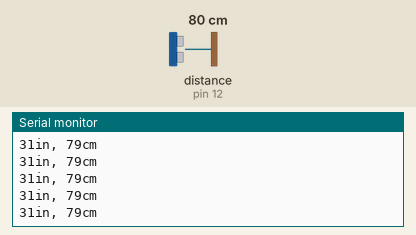
Recording of a sketch running on a simulated Arduino Uno, built with avr-gcc and run on an emulated ATmega328P. Parts: the last lines printed to the serial monitor. Wiring (inferred from the names in the program): ultrasonic range finder: trigger pin 11; echo pin 12. Inputs (shaded band) come from the test bench; at power-on: distance to the obstacle (sensor on pin 12) 80 cm. The echo pulse lasts 58.3 µs per cm.

Above: at 1.2 s.
1.3 s: distance to the obstacle (sensor on pin 12) set to 2 cm
At 1.71 s:
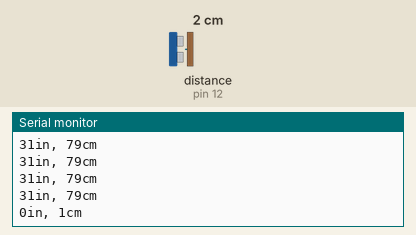
4.3 s: distance to the obstacle (sensor on pin 12) set to 4 cm
At 4.48 s:
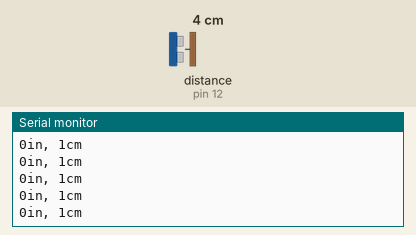
Timing chart, 0 to 7.3 s (numbered marks = the images above; inputs shaded):
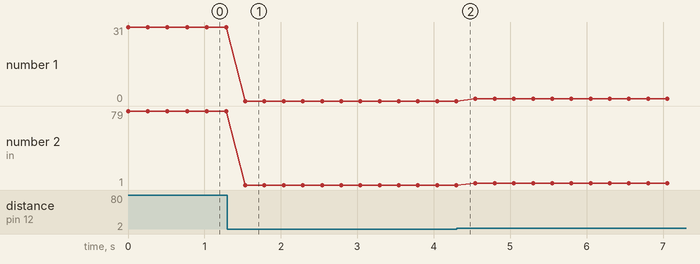

The sketch:

sample_sketch.ino
```cpp
#define TRIGPIN 11   //Trig
#define ECHOPIN 12   //Echo
#define TIMEOUT 65000 //Time out for waiting for signal
long duration, cm, inches;

void setup() {
  //Serial Port begin
  Serial.begin (9600);
  //Define inputs and outputs
  pinMode(TRIGPIN, OUTPUT);
  pinMode(ECHOPIN, INPUT);
}

void loop()
{


  // The sensor is triggered by a HIGH pulse of 10 or more microseconds.
  // Give a short LOW pulse beforehand to ensure a clean HIGH pulse:
  digitalWrite(TRIGPIN, LOW);
  delayMicroseconds(5);
  digitalWrite(TRIGPIN, HIGH);
  delayMicroseconds(10);
  digitalWrite(TRIGPIN, LOW);

  // Read the signal from the sensor: a HIGH pulse whose
  // duration is the time (in microseconds) from the sending
  // of the ping to the reception of its echo off of an object.

  duration = pulseIn(ECHOPIN, HIGH, TIMEOUT);
  if(duration != 0){
    // convert the time into a distance
    cm = (duration/2) / 29.1;
    inches = (duration/2) / 74;

    Serial.print(inches);
    Serial.print("in, ");
    Serial.print(cm);
    Serial.print("cm");
    Serial.println();

    delay(250);
  }
  else{
    Serial.println("delaying due to timeout");
    delay(500);
  }
}
```

Measured:
- after the input at 1.3 s, the serial monitor: prints a new line after 0.23 s (image 1)
- plotted number 1: 31 → 0 after the input at 1.3 s
- plotted number 2: 79 → 1 after the input at 1.3 s, 1 → 3 after the input at 4.3 s
